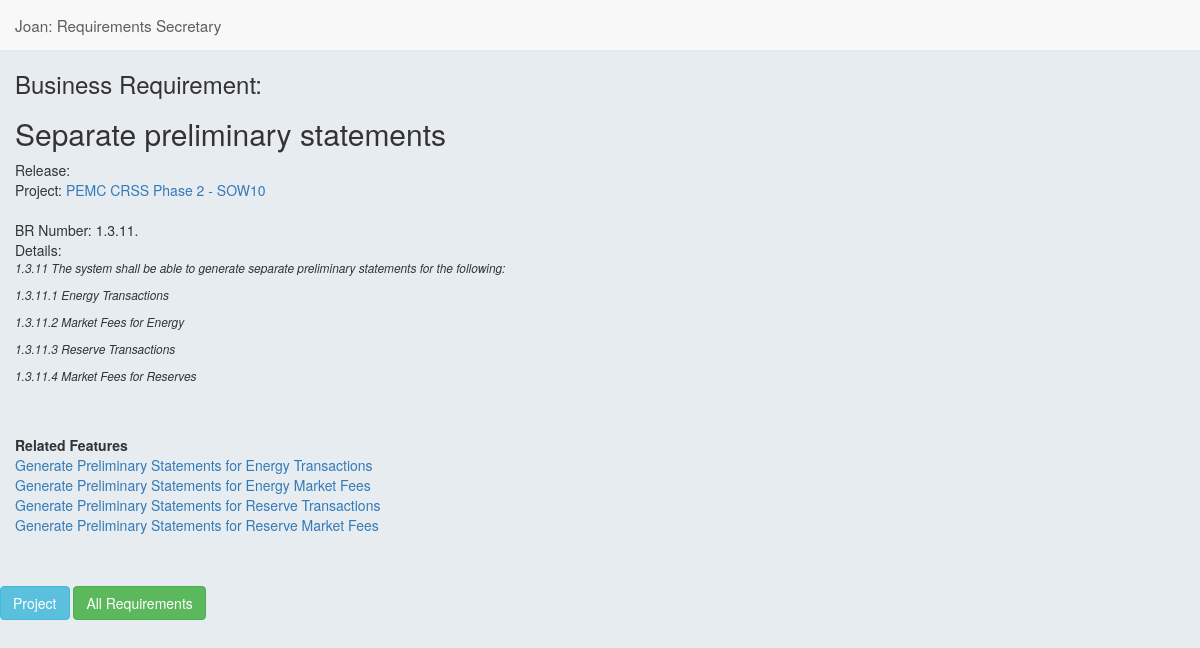
The page /joan/requirement/24/ on the database its author committed.
### joan/models.py (models this page shows, shortened)
class Requirement(models.Model):
    project = models.ForeignKey(Project, on_delete=models.CASCADE, default=DEFAULT_PROJECT)
    reqd_id = models.CharField('No.',max_length=15,blank=True)
    requirement_heading = models.CharField('Category', max_length=70,blank=True)
    requirement_text = models.CharField('Requirement Name', max_length=300,unique=True)
    requirement_details = models.TextField('Details',max_length=400,blank=True,null=True)
    created_at = models.DateTimeField(auto_now_add=True,null=True)
    updated_at = models.DateTimeField(auto_now=True,null=True)
    with_reqd_id = models.BooleanField('With Identifier',default=True)
    class Meta:
        ordering = ['reqd_id', 'id']

class Project (models.Model):
    project_name = models.CharField(max_length=50,unique = True)
    slug = models.SlugField(max_length=10, null=True,unique=True)
    project_company = models.CharField(max_length=50)
    project_description = models.CharField(max_length=50)
    project_start_date = models.DateField(blank=True,null=True)
    project_end_date = models.DateField(blank=True, null=True)
    created_at = models.DateTimeField(auto_now_add=True,null=True)
    updated_at = models.DateTimeField(auto_now=True,null=True)
    def __str__(self):
        return self.project_name

class Feature(models.Model):
    NEW = 'NW'
    DONE_USE_CASE = 'DU'
    IN_PROGRESS = 'IP'
    FOR_FV = 'FV'
    DONE = 'DO'
    FEATURE_STATUS_CHOICES = (
        (NEW, 'New'),
        (DONE_USE_CASE, 'UC Done'),
        (IN_PROGRESS, 'In Progress'),
        (FOR_FV, 'For FV'),
        (DONE, 'Done'),
    )
    project = models.ForeignKey(Project, on_delete=models.CASCADE, default=DEFAULT_PROJECT)
    requirements = models.ManyToManyField(Requirement)
    release = models.ForeignKey(Release, on_delete=models.CASCADE, null=True, blank=True)
    feature_heading = models.CharField('Category', max_length=50,blank=True)
    feature_text = models.CharField('Feature Name', max_length=200,unique=True)
    feature_details = models.TextField('Details',max_length=300,blank=True,null=True)
    status = models.CharField(max_length=2,choices=FEATURE_STATUS_CHOICES,default=NEW,)
    created_at = models.DateTimeField(auto_now_add=True,null=True)
    updated_at = models.DateTimeField(auto_now=True,null=True)
    def __str__(self):
        return self.feature_text

### joan/views.py (the view)
# urls.py: url(r'^requirement/(?P<pk>[a-zA-Z0-9-]+)/$', views.RequirementView.as_view(), name='requirement'),
class RequirementView(generic.DetailView):
    model = Requirement
    template_name = 'joan/requirement.html'

### joan/templates/joan/requirement.html (shortened to what this page needs)
{% extends 'joan/base.html' %}
  {% block pagecontent %}
<div class="container">
   <div class="row">
<h3>Business Requirement:</h3>
<h2>{{ requirement.requirement_heading }}</h2>
Release: {{ requirement.project.release }}  <br>
Project: <a href="{% url 'joan:project' requirement.project.id %}">{{ requirement.project }}</a> <br>
<br>
BR Number: {{ requirement.reqd_id }}<br>
Details:
{% for line in requirement.requirement_text.splitlines %}
<p><em><small>{{ line }}</small></em></p>
{% endfor %}
</div>
</div>
<br>
<br>
<div class="container horizontal-scroll">
   <div class="row">
      <b>Related Features</b>
      <ul class="list-unstyled">
      {% for feature in requirement.feature_set.all %}
      <li> <a href="{% url 'joan:feature' feature.id %}"> {{ feature }}</a></li>
      {% endfor %}
      </ul>
    </div>
</div>
<hr>
<a class="btn btn-info" href="{% url 'joan:project' requirement.project.id %}">Project</a>
<a class="btn btn-success" href="{% url 'joan:requirements_list' requirement.project.id %}">All Requirements</a>
{% endblock %}

### joan/static/joan/style.css (style rules this page uses)
body { background: #E6ECF0; }
.horizontal-scroll > .row { overflow-x: auto; white-space: nowrap; }

### rows shown on the page
Requirement: requirement_heading "Separate preliminary statements", project "PEMC CRSS Phase 2 - SOW10", reqd_id "1.3.11."
Feature: feature_text "Generate Preliminary Statements for Energy Transactions"
Feature: feature_text "Generate Preliminary Statements for Energy Market Fees"
Feature: feature_text "Generate Preliminary Statements for Reserve Transactions"
Feature: feature_text "Generate Preliminary Statements for Reserve Market Fees"

### other values the page prints
{{ line }} "1.3.11 The system shall be able to generate separate preliminary statements for the following:" "1.3.11.1 Energy Transactions" "1.3.11.2 Market Fees for Energy" "1.3.11.3 Reserve Transactions" "1.3.11.4 Market Fees for Reserves"
